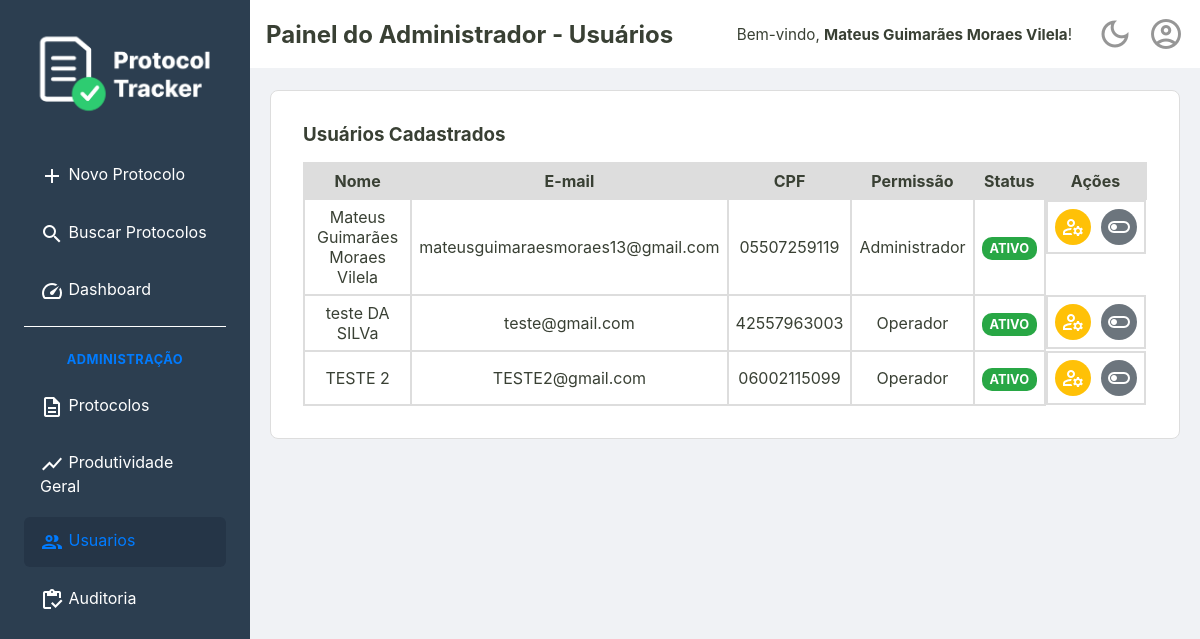
Screenshot of /admin/usuarios (signed in) with the database file from the repository.
### tables this page shows
CREATE TABLE usuarios (
    id INTEGER PRIMARY KEY,
    nome TEXT NOT NULL,
    email TEXT NOT NULL UNIQUE,
    cpf TEXT NOT NULL UNIQUE,
    senha TEXT NOT NULL,
    permissao TEXT NOT NULL DEFAULT 'operador',
    criado_em TEXT NOT NULL,
    ativo INTEGER NOT NULL DEFAULT 1
  );

### templates/admin/usuarios.php (called while the page is built)
<?php require __DIR__ . '/../_partials/_header.php'; ?>
<?php require __DIR__ . '/_listaUsuarios.php'; ?>
<?php require __DIR__ . '/../_partials/_footer.php'; ?>

### src/Controller/AdminController.php (called while the page is built, shortened)
<?php
class AdminController {
    private ?Usuario $usuarioLogado = null;
    private bool $isAdmin = false;
    public function __construct(
        private UsuarioRepository $usuarioRepositorio,
        private UsuarioService $usuarioService,
        private ProtocoloRepositorySql $protocoloRepositorio,
        private AuditService $auditService
    ) {
        $idUsuario = $_SESSION['usuario_logado_id'] ?? null;
        if ($idUsuario) {
            $this->usuarioLogado = $this->usuarioRepositorio->buscaPorId($idUsuario);
        }
        if ($this->usuarioLogado && $this->usuarioLogado->permissao() === 'administrador') {
            $this->isAdmin = true;
        }
    }
    public function listaUsuarios()
    {
        try {
            $listaDeUsuarios = $this->usuarioRepositorio->all();
            $tituloDaPagina = "Painel do Administrador - Usuários";
            $usuarioLogado = $this->usuarioLogado;
            require __DIR__ . '/../../templates/admin/usuarios.php';
        } catch (\Throwable $th) {
            $erro = $e->getMessage();
            $usuarioLogado = $this->usuarioLogado;
            $isAdmin = $this->isAdmin;
            require __DIR__ . '/../../templates/home.php';
        }
    }
}

### src/Repository/UsuarioRepository.php (called while the page is built, shortened)
<?php
final class UsuarioRepository
{
    private PDO $connection;
    public function __construct(PDO $connection)
    {
        $this->connection = $connection;
    }
    public function all(): array
    {
        $sqlQuery = "SELECT * FROM usuarios;";
        $stmt = $this->connection->query($sqlQuery);
        $listaDeUsuarios = $this->hidrataListaDeUsuarios($stmt);
        return $listaDeUsuarios;
    }
    public function buscaPorId(int $id): ?Usuario
    {
        $sqlQuery = "SELECT * FROM usuarios WHERE id = :id;";
        $stmt = $this->connection->prepare($sqlQuery);
        $stmt->bindValue(':id', $id);
        $stmt->execute();
        $dadosUsuario = $stmt->fetch();
        return Usuario::fromArray($dadosUsuario);
    }
    private function hidrataListaDeUsuarios(PDOStatement $stmt): array
    {
        $listaDeUsuarios = [];
        while($usuarioDados = $stmt->fetch()){
            $listaDeUsuarios[] = Usuario::fromArray($usuarioDados);
        }
        return $listaDeUsuarios;
    }
}

### src/Model/Usuario.php (called while the page is built, shortened)
<?php
class Usuario {
    public function nome(): string
    {
        return $this->nome;
    }
    public function email(): string
    {
        return $this->email;
    }
    public function cpf(): string
    {
        return $this->cpf;
    }
    public function permissao(): string
    {
        return $this->permissao;
    }
    public function isAtivo(): bool
    {
        return $this->ativo;
    }
    public static function fromArray(array $dados): self
    {
        try {
            $data = new DateTimeImmutable($dados['criado_em']);
        } catch (Exception $e) {
            throw new Exception("Falha ao criar data a partir do valor: " . ($dados['criado_em'] ?? 'N/A'));
        }
        return new self(
            $dados['id'],
            $dados['nome'],
            $dados['email'],
            $dados['cpf'],
            $dados['senha'],
            $dados['permissao'],
            $data,
            (bool) $dados['ativo']
        );
    }
}

### src/Controller/UsuarioController.php (called while the page is built, shortened)
<?php
class UsuarioController
{
    public function __construct(
        private UsuarioRepository $repositorio,
        private UsuarioService $usuarioService,
        private LoginService $loginService,
    ) {
        $id_usuario = $_SESSION['usuario_logado_id'] ?? null;
        if ($id_usuario) {
            $this->usuarioLogado = $this->repositorio->buscaPorId($id_usuario);
        }
    }
}

### templates/admin/_listaUsuarios.php (the view, shortened to what this page needs)
<section class="listagem-container">
    <h3>Usuários Cadastrados</h3>
    <table class="protocolos-table datatable-js">
        <thead>
            <tr>
                <th>Nome</th>
                <th>E-mail</th>
                <th>CPF</th>
                <th>Permissão</th>
                <th>Status</th>
                <th class="acoes-header">Ações</th>
            </tr>
        </thead>
        <tbody>
            <?php foreach ($listaDeUsuarios as $usuario): ?>
                <tr>
                    <td><?= htmlspecialchars($usuario->nome()) ?></td>
                    <td><?= htmlspecialchars($usuario->email()) ?></td>
                    <td><?= htmlspecialchars($usuario->cpf()) ?></td>
                    <td><?= htmlspecialchars(ucfirst($usuario->permissao())) ?></td>
                    <td>
                        <?php if ($usuario->isAtivo()): ?>
                            <span class="badge badge-success">Ativo</span>
                        <?php else: ?>
                            <span class="badge badge-danger">Inativo</span>
                        <?php endif; ?>
                    </td>
                    <td class="acoes-cell">
                        <form action="/admin/usuarios/editar-cadastro" method="get" style="display:inline;">
                            <button type="submit" class="btn-acao btn-editar" title="Editar Usuário">
                                <span class="material-icons-outlined">manage_accounts</span>
                            </button>
                        </form>
                        <form action="/editar-status" method="post" onsubmit="return confirm('Tem certeza que deseja alterar o status deste usuário?');">
                            <button type="submit" class="btn-acao <?= $usuario->isAtivo() ? 'btn-desativar' : 'btn-ativar' ?>" title="<?= $usuario->isAtivo() ? 'Desativar' : 'Ativar' ?>">
                                <span class="material-icons-outlined">
                                </span>
                            </button>
                        </form>
                    </td>
                </tr>
            <?php endforeach; ?>
        </tbody>
    </table>
</section>

### templates/_partials/_content-header.php (shortened to what this page needs)
<div class="content-header">
    <div class="header-title">
        <h2><?= isset($tituloDaPagina) ? htmlspecialchars($tituloDaPagina) : 'Página sem Título' ?></h2>
    </div>
    <div class="header-actions">
        <?php if (isset($usuarioLogado) && $usuarioLogado): ?>
            <div class="welcome-message">
                <span>Bem-vindo, <strong><?= htmlspecialchars($usuarioLogado->nome()) ?></strong>!</span>
            </div>
        <?php endif; ?>
        <a href="#" id="theme-toggle" class="action-icon" title="Mudar Tema">
            <span class="material-icons-outlined">dark_mode</span>
        </a>
        <div class="dropdown">
            <a href="#" id="user-menu-toggle" class="action-icon" title="Perfil do Usuário">
                <span class="material-icons-outlined">account_circle</span>
            </a>
        </div>
    </div>
</div>

### public/assets/css/style.css (style rules this page uses)
:root { --cor-fundo-sidebar: #2c3e50; --cor-fundo-sidebar-hover: #33465c; --cor-fontes-sidebar: #ffffff; --cor-fundo-header: #ffffff; --cor-bordas: #ddd; --cor-fundo-body: #f0f2f5; --cor-fontes-body: #394034; --cor-fundo-sidebar-active: #253547; --cor-fontes-sidebar-active: #007bff; --cor-bordas-focus: #80bdff; --cor-fontes-main-button: #ffffff; --cor-main-button: #28a745; --cor-fontes-cards: #696969; --cor-icones-header: #969696; --cor-icones-header-hover: #007bff; --cor-primaria-erro: #ff2c2c; }
* { margin: 0; padding: 0; box-sizing: border-box; }
body { font-family: -apple-system, BlinkMacSystemFont, 'Segoe UI', Roboto, 'Helvetica Neue', Arial, sans-serif; background-color: var(--cor-fundo-body); color: var(--cor-fontes-body); display: flex; flex-direction: column; min-height: 100vh; }
a { text-decoration: none; }
.content-header { width: 100%; margin: 0 auto 1.4rem auto; display: flex; justify-content: space-between; align-items: center; background-color: var(--cor-fundo-header); padding: 1rem; }
.header-actions { display: flex; align-items: center; gap: 15px; }
.action-icon { color: var(--cor-icones-header); transition: color 0.2s; display: flex; align-items: center; }
.action-icon .material-icons-outlined { font-size: 36px; }
.busca-form-container, .listagem-container { width: 100%; max-width: 1400px; border: 1px solid var(--cor-bordas); margin: 0 auto; background-color: var(--cor-fundo-header); padding: 2rem; border-radius: 8px; }
.listagem-container h3 { margin-bottom: 1rem; }
.protocolos-table { width: 100%; border-collapse: collapse; border-spacing: 0; }
.protocolos-table th, .protocolos-table td { padding: 7px; border: 2px solid var(--cor-bordas); text-align: center; vertical-align: middle; }
.protocolos-table thead { background-color: var(--cor-bordas); }
.acoes-header { text-align: center; }
.acoes-cell { display: flex; justify-content: center; align-items: center; gap: 10px; }
.btn-acao { display: inline-flex; padding: 6px; border: none; border-radius: 50%; cursor: pointer; transition: background-color 0.2s; color: #fff; }
.btn-editar { background-color: #ffc107; }
.material-icons-outlined { vertical-align: middle; }
.dropdown { position: relative; display: inline-block; }
.header-actions .welcome-message { color: var(--cor-fontes-body); font-size: 0.95rem; margin-right: 10px; white-space: nowrap; }
.badge { padding: 4px 8px; font-size: 0.8rem; font-weight: bold; border-radius: 10px; color: #fff; text-transform: uppercase; }
.badge-success { background-color: #28a745; }
.btn-desativar { background-color: #6c757d; }

### rows the page displays
usuarios: nome "Mateus Guimarães Moraes Vilela", email "mateusguimaraesmoraes13@gmail.com", cpf "05507259119", permissao "Administrador", ativo "ATIVO"
usuarios: nome "teste DA SILVa", email "teste@gmail.com", cpf "42557963003", permissao "Operador", ativo "ATIVO"
usuarios: nome "TESTE 2", email "TESTE2@gmail.com", cpf "06002115099", permissao "Operador", ativo "ATIVO"

### other values shown
$tituloDaPagina "Painel do Administrador - Usuários"
